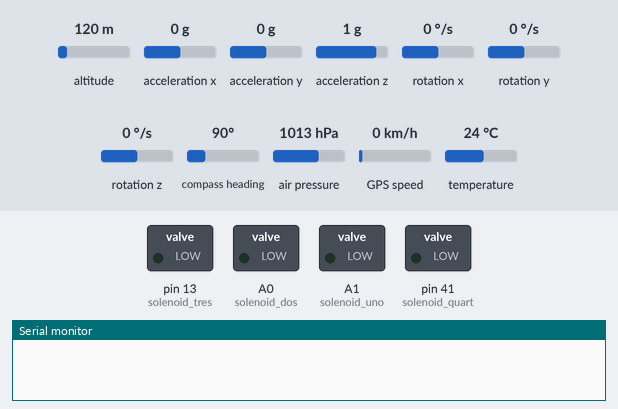
The program below on a simulated Teensy 4. Parts: switched loads named in the program (green lamp = pin HIGH), the last lines printed to the serial monitor. The test bench sets the inputs (shaded band); at power-on: rotation z 0 °/s, altitude 120 m, acceleration x 0 g, acceleration y 0 g, acceleration z 1 g, rotation x 0 °/s, rotation y 0 °/s, compass heading 90°, air pressure 1013 hPa, GPS speed 0 km/h, temperature 24 °C. Storage starts empty; the GPS gets a fix after 3 s at 37.7749, -122.4194 with 8 satellites.

Above: at 1.2 s.
1.3 s: rotation z set to -192 °/s
2.8 s: rotation z set to 63 °/s
6.9 s: rotation z set to 74 °/s
At 7.5 s:
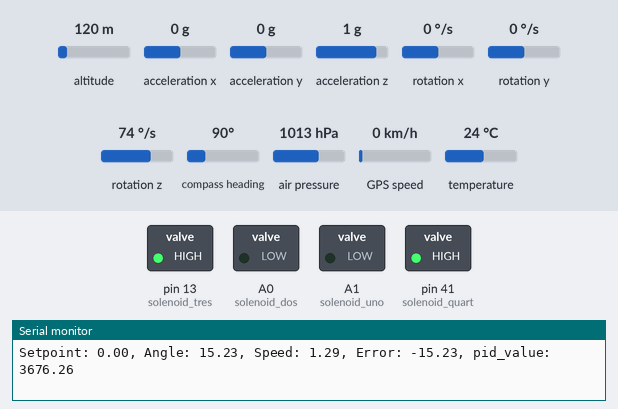
Timing chart, 0 to 9.9 s (numbered marks = the images above; inputs shaded):
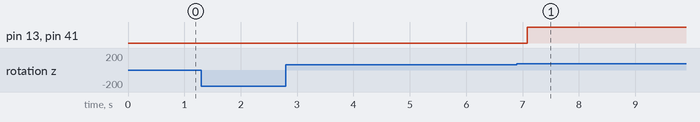

Measured:
- the behaviour switches between 66 and 67 °/s on rotation z (found by bisection; images 0 and 1)

The program:

main.cpp
```cpp
#include <Arduino.h>
#include <MPU9250.h>
#include <SPI.h>
#include <SD.h>
#include <TinyGPS++.h>
#include <Adafruit_BMP085.h>
#include <HardwareSerial.h>
#include <SoftwareSerial.h>
#include <SimpleKalmanFilter.h>

//Sensor Defining
MPU9250 imu(Wire, 0x68);
Adafruit_BMP085 bmp;
TinyGPSPlus gps;
static const uint32_t BuadRate = 9600;

//try doing the #dfine & DEBUG stuff from Ralph S Bacon
//varbiales for the code
double xgyro, ygyro, zgyro;

double pitch_angle, roll_angle, yaw_angle, roll, pitch;
double old_pitch_angle, old_roll_angle, old_yaw_angle; //deg
double pitch_speed, roll_speed, yaw_speed;
double old_pitch_speed, old_roll_speed, old_yaw_speed; //deg/s

double xaccel, yaccel, zaccel; //m/s

double xmag, ymag, zmag; //uT

double pres, temp, altitude, sealvlpres;

double lat, lng, sat;

// Time Portion
double dt = 0, old_millis = 0, curr_time = 0, prev_time = 0;

//defining the visual staters & comms ////////MAKE SURE TO GIVE PINS/////////
uint8_t push_button, passive_buzzer;
uint8_t loud_buzzer;
uint8_t red_led, white_led, yellow_led;
uint8_t solenoid_uno = 15, solenoid_dos = 14, solenoid_tres = 13, solenoid_quart = 41;
static const uint8_t rxPin = 0, txPin= 1; //Pins used for Communication
SoftwareSerial ss(rxPin, txPin);      //RX & TX in Serial

//PID Gains
double kP = 1;
double kI = 0.1;
double kD = 0.01;

//error
double cumulative_error = 0; //for I term
double previous_error = 0; // for D term

//File & Flash Setup
File myFile;

//functions
double pid(double yaw_angle) ;
void update_control(double new_yaw_angle, double old_yaw_angle, double dt);
void datalogger();

void setup() {
  //Serial for baudrate
  Serial.begin(BuadRate);

  //Pin out for States
  pinMode(red_led, OUTPUT);
  pinMode(white_led, OUTPUT);
  pinMode(yellow_led, OUTPUT);
  pinMode(push_button, INPUT);
  pinMode(passive_buzzer, OUTPUT);
  pinMode(loud_buzzer, OUTPUT);
  pinMode(solenoid_uno, OUTPUT);
  pinMode(solenoid_dos, OUTPUT);
  pinMode(solenoid_tres, OUTPUT);
  pinMode(solenoid_quart, OUTPUT);

  //Starting State
  digitalWrite(passive_buzzer, LOW);
  digitalWrite(loud_buzzer, LOW);
  digitalWrite(red_led, LOW);
  digitalWrite(white_led, LOW);
  digitalWrite(yellow_led, LOW);

  if (!imu.begin()) {
    Serial.println("MPU9250 initialization failed!");
    while(1);
  }
  // setting the accelerometer full scale range to +/-8G
  imu.setAccelRange(MPU9250::ACCEL_RANGE_8G);
  // setting the gyroscope full scale range to +/-500 deg/s
  imu.setGyroRange(MPU9250::GYRO_RANGE_250DPS);
  // setting DLPF bandwidth to 20 Hz
  imu.setDlpfBandwidth(MPU9250::DLPF_BANDWIDTH_20HZ);
  // setting SRD to 19 for a 50 Hz update rate
  imu.setSrd(19);
/*
    //Data Logging Initilization
  if (!SD.begin(BUILTIN_SDCARD)) {
    Serial.println("SD card initialization failed!");
    while(1);
  }
  Serial.println("SD card initialized.");
  //Open the file
    myFile = SD.open("F_DATA.txt", FILE_WRITE);
  if (myFile) {
    myFile.println("Time, XAcc, YAcc, ZAcc, Roll_Speed, Pitch_Speed, Yaw_Speed, Roll_Angle, Pitch_Angle, Yaw_Angle, XMag, YMag, ZMag, Alt, SealvlPres, Pres, Temp, Sat, Long, Lat");
    //myFile.close();
  } else {
    Serial.println("Error opening data file!");
  }
*/
  if (!bmp.begin()) {
    Serial.println("BMP180 initialization failed!");
    while(1);
  }
  //Starting GPS
  ss.begin(BuadRate);
}

void loop() {
  curr_time = millis();
  dt = (curr_time - prev_time)/1000;

  // Reads the Data
  imu.readSensor();
  //Acceleration (m/s)
  xaccel = imu.getAccelX_mss();
  yaccel = imu.getAccelY_mss();
  zaccel = imu.getAccelZ_mss();
  //Gyroscope (deg/s)
  roll_speed = imu.getGyroX_rads();
  pitch_speed = imu.getGyroY_rads();
  yaw_speed = imu.getGyroZ_rads();
  //Magnometer (uT)
  xmag = imu.getMagX_uT();
  ymag = imu.getMagY_uT();
  zmag = imu.getMagZ_uT();

  altitude = bmp.readAltitude(); //m
  sealvlpres = bmp.readSealevelPressure(); //Pa
  pres = bmp.readPressure(); //Pa
  temp = bmp.readTemperature(); //C

  lat = gps.location.lat();
  lng = gps.location.lng();

  while (ss.available()){
    gps.encode(ss.read());
    sat = gps.satellites.value();
  }

          //Angle Math
  roll_angle = roll_angle + ((roll_speed*(180/(3.1416))) * dt);
  pitch_angle = pitch_angle + ((pitch_speed*(180/(3.1416))) * dt);
  yaw_angle = yaw_angle + ((yaw_speed*(180/(3.1416))) * dt);

  old_roll_speed = roll + ((roll_speed*(180/(3.1416))) * dt);
  old_pitch_speed = pitch + ((pitch_speed*(180/(3.1416))) * dt);

  //Complementary filter, not for Yaw b/c doesn't have one
  roll = 0.96 * old_roll_speed + 0.04 * xaccel;
  pitch = 0.96 * old_pitch_speed + 0.04 * yaccel;

  if (yaw_angle != 0){
    double new_yaw_angle = pid(yaw_angle);
    update_control(new_yaw_angle, old_yaw_angle, dt);
    old_yaw_angle = new_yaw_angle;
  }

  datalogger();

  prev_time = curr_time;
}

void datalogger(){
  myFile = SD.open("F_DATA.txt", FILE_WRITE);
  if (myFile) {
    myFile.print(curr_time/1000, 3);
    //Reads MPU9250 data
    myFile.print(",");
    myFile.print(xaccel);
    myFile.print(",");
    myFile.print(yaccel);
    myFile.print(",");
    myFile.print(zaccel);
    myFile.print(",");
    myFile.print(roll_speed);
    myFile.print(",");
    myFile.print(pitch_speed);
    myFile.print(",");
    myFile.print(yaw_speed);
    myFile.print(",");
    myFile.print(roll_angle);
    myFile.print(",");
    myFile.print(pitch_angle);
    myFile.print(",");
    myFile.print(yaw_angle);
    myFile.print(",");
    myFile.print(xmag);
    myFile.print(",");
    myFile.print(ymag);
    myFile.print(",");
    myFile.print(zmag);

    //Reads BMP180 data
    myFile.print(",");
    myFile.print(altitude);
    myFile.print(",");
    myFile.print(sealvlpres);
    myFile.print(",");
    myFile.print(pres);
    myFile.print(",");
    myFile.print(temp);
    myFile.print(",");
    myFile.print(sat);
    myFile.print(",");
    myFile.print(lat);
    myFile.print(",");
    myFile.print(lng);
    myFile.println();
    myFile.close();


  }
}

void update_control(double new_yaw_angle, double old_yaw_angle, double dt){

  if (yaw_angle > old_yaw_angle) {
    for (double pos = old_yaw_angle; pos <= new_yaw_angle; pos += 1){
      digitalWrite(solenoid_uno, HIGH);
      digitalWrite(solenoid_dos, HIGH);
      digitalWrite(solenoid_tres, LOW);
      digitalWrite(solenoid_quart, LOW);
    }
  }
  if (yaw_angle < old_yaw_angle) {
    for (double pos = old_yaw_angle; pos >= new_yaw_angle; pos -= 1){
      digitalWrite(solenoid_tres, HIGH);
      digitalWrite(solenoid_quart, HIGH);
      digitalWrite(solenoid_uno, LOW);
      digitalWrite(solenoid_dos, LOW);
    }
  }
}

double pid(double yaw_angle) {

  double setpoint = 0;
  Serial.print("Setpoint: ");
  Serial.print(setpoint);
  Serial.print(",");

  Serial.print(" Angle: ");
  Serial.print(yaw_angle);
  Serial.print(",");

  Serial.print(" Speed: ");
  Serial.print(yaw_speed);
  Serial.print(",");

  double error = setpoint-yaw_angle;
  Serial.print(" Error: ");
  Serial.print(error);
  Serial.print(",");

  double p_value = error*kP;
  double i_value = cumulative_error*kI;
  double d_value = (error-previous_error)*kD;

  double pid_value = p_value+i_value+d_value;

  Serial.print(" pid_value: ");
  Serial.println(pid_value);

  cumulative_error += error;
  previous_error = error;

  double new_yaw_angle = map(pid_value, -360, 360, 0, 360);

  if (new_yaw_angle > 360){
    new_yaw_angle = 360;
  }

  if (new_yaw_angle < 0){
    new_yaw_angle = 0;
  }

  return pid_value;
}
```
